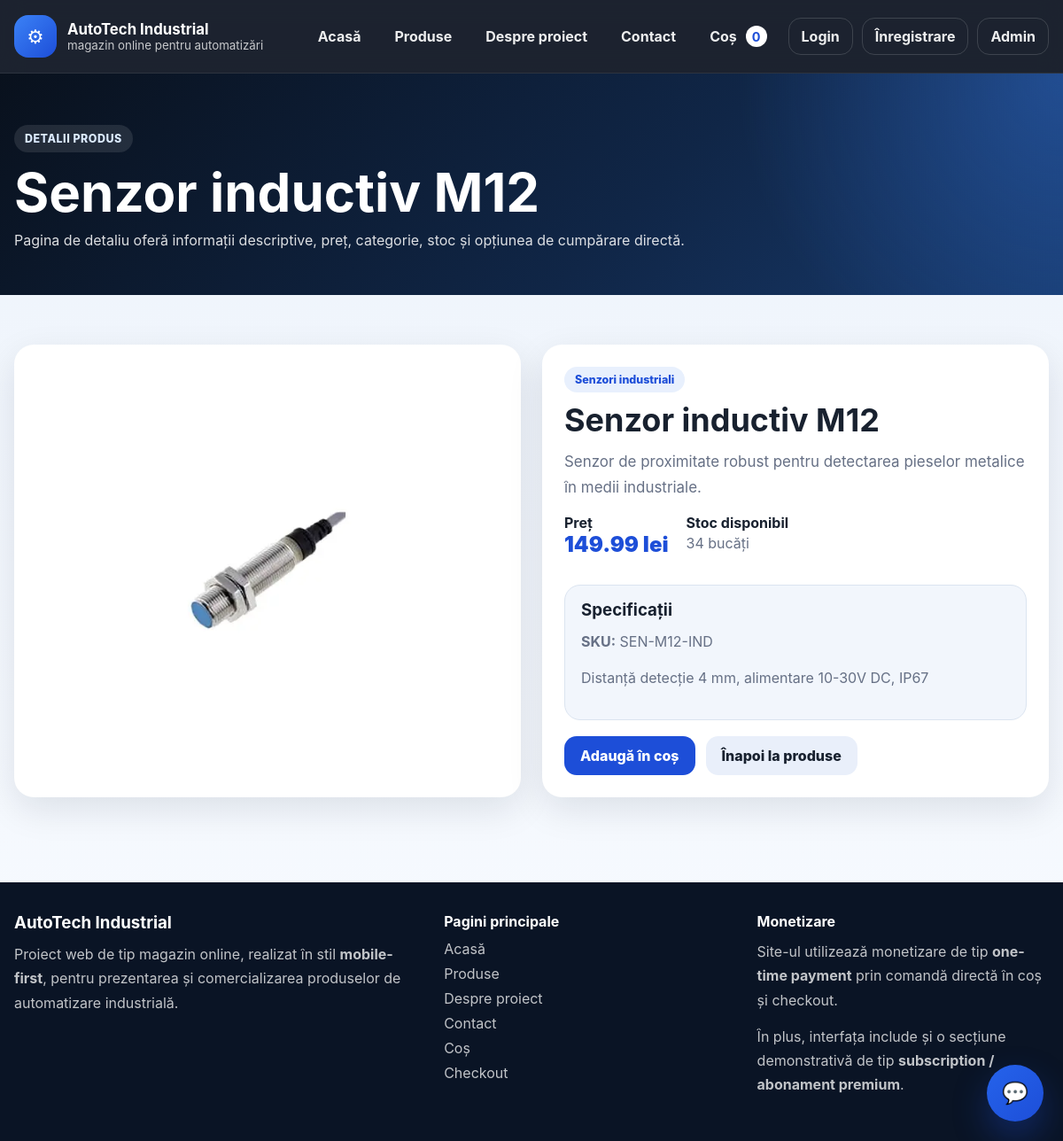
Page /produs/2 on the committed database.
### tables this page shows
CREATE TABLE products (
            id INTEGER PRIMARY KEY AUTOINCREMENT,
            category_id INTEGER NOT NULL,
            name TEXT NOT NULL,
            description TEXT,
            sku TEXT UNIQUE,
            price REAL NOT NULL,
            stock INTEGER NOT NULL DEFAULT 0,
            image TEXT,
            is_active INTEGER NOT NULL DEFAULT 1,
            featured INTEGER NOT NULL DEFAULT 0,
            specs TEXT,
            FOREIGN KEY(category_id) REFERENCES categories(id)
        );

CREATE TABLE categories (
            id INTEGER PRIMARY KEY AUTOINCREMENT,
            name TEXT NOT NULL,
            slug TEXT NOT NULL UNIQUE
        );

### app.py (the view)
@app.route('/produs/<int:product_id>')
def product_detail(product_id: int):
    db = get_db()
    product = db.execute(
        '''
        SELECT p.*, c.name AS category_name, c.slug AS category_slug
        FROM products p
        JOIN categories c ON c.id = p.category_id
        WHERE p.id = ?
        ''',
        (product_id,),
    ).fetchone()
    if not product:
        flash('Produsul nu există.', 'danger')
        return redirect(url_for('products'))
    related = db.execute(
        '''
        SELECT id, name, price, image
        FROM products
        WHERE is_active = 1 AND category_id = ? AND id != ?
        ORDER BY id DESC
        LIMIT 3
        ''',
        (product['category_id'], product_id),
    ).fetchall()
    return render_template('product_detail.html', product=product, related=related)

### app.py (called while the page is built)
def get_db() -> sqlite3.Connection:
    if 'db' not in g:
        conn = sqlite3.connect(DB_PATH)
        conn.row_factory = sqlite3.Row
        g.db = conn
    return g.db

@app.before_request
def before_request() -> None:
    cleanup_old_orders()

def get_cart() -> dict[str, int]:
    cart = session.get('cart')
    if not isinstance(cart, dict):
        cart = {}
        session['cart'] = cart
    return cart

def cart_count() -> int:
    return sum(int(v) for v in get_cart().values())

def current_user() -> sqlite3.Row | None:
    user_id = session.get('user_id')
    if not user_id:
        return None
    return get_db().execute('SELECT * FROM users WHERE id = ?', (user_id,)).fetchone()

@app.context_processor
def inject_globals() -> dict[str, Any]:
    return {
        'cart_count': cart_count(),
        'logged_user': current_user(),
    }

### templates/product_detail.html (shortened to what this page needs)
{% extends 'base.html' %}
{% block content %}
<section class="page-hero slim">
    <div class="container">
        <span class="eyebrow">Detalii produs</span>
        <h1>{{ product.name }}</h1>
        <p>
            Pagina de detaliu oferă informații descriptive, preț, categorie, stoc și opțiunea de cumpărare directă.
        </p>
    </div>
</section>
<section class="section">
    <div class="container detail-layout">
        <div class="card detail-image">
            <img src="{{ url_for('static', filename='images/' ~ product.image) }}" alt="{{ product.name }}">
        </div>
        <div class="card detail-content">
            {% if product.category_name %}
            <span class="pill">{{ product.category_name }}</span>
            {% endif %}
            <h2>{{ product.name }}</h2>
            <p class="lead">{{ product.description }}</p>
            <div class="detail-meta">
                <div>
                    <strong>Preț</strong>
                    <div class="price-box">{{ '%.2f'|format(product.price) }} lei</div>
                </div>
                <div>
                    <strong>Stoc disponibil</strong>
                    <p>{{ product.stock }} bucăți</p>
                </div>
            </div>
            {% if product.sku or product.specs %}
            <div class="spec-box">
                <h3>Specificații</h3>
                {% if product.sku %}
                <p><strong>SKU:</strong> {{ product.sku }}</p>
                {% endif %}
                {% if product.specs %}
                <p>{{ product.specs }}</p>
                {% endif %}
            </div>
            {% endif %}
            <div class="product-actions">
                <a href="{{ url_for('add_to_cart', product_id=product.id) }}" class="btn btn-primary">Adaugă în coș</a>
                <a href="{{ url_for('products') }}" class="btn btn-light">Înapoi la produse</a>
            </div>
        </div>
    </div>
</section>
{% endblock %}

### static/css/style.css (style rules this page uses)
:root { --bg: #0b1220; --surface: #ffffff; --surface-2: #f2f6fc; --text: #18212f; --muted: #667085; --line: #dbe4f0; --primary: #1d4ed8; --primary-dark: #173ea8; --danger: #dc2626; --success: #16a34a; --warning: #f59e0b; --shadow: 0 14px 40px rgba(14, 24, 44, 0.1); --radius: 22px; }
* { box-sizing: border-box; }
html { scroll-behavior: smooth; }
body { margin: 0; color: var(--text); background: linear-gradient(180deg, #edf3fb 0%, #f8fbff 100%); font-family: Inter, Arial, Helvetica, sans-serif; }
a { color: inherit; text-decoration: none; }
img { max-width: 100%; display: block; }
.container { width: min(1180px, calc(100% - 32px)); margin: 0 auto; }
.hero, .page-hero { color: white; background: radial-gradient(circle at top right, rgba(59,130,246,.35), transparent 30%), linear-gradient(135deg, #09111d, #102647 60%, #17396b); }
.page-hero { padding: 58px 0 34px; }
.page-hero.slim h1 { margin-bottom: 8px; }
.hero-grid, .two-col-grid, .detail-layout, .cart-grid, .info-grid, .three-col-grid { display: grid; gap: 24px; }
.two-col-grid, .detail-layout, .cart-grid, .info-grid, .three-col-grid { grid-template-columns: 1fr; }
.eyebrow { display: inline-block; margin-bottom: 12px; padding: 8px 12px; border-radius: 999px; background: rgba(255,255,255,.1); color: #dbeafe; font-weight: 800; letter-spacing: .04em; text-transform: uppercase; font-size: .78rem; }
h1, h2, h3, h4 { margin: 0 0 12px; line-height: 1.1; }
h1 { font-size: clamp(2rem, 5vw, 3.8rem); }
h2 { font-size: clamp(1.6rem, 3vw, 2.4rem); }
p { color: var(--muted); line-height: 1.7; margin: 0 0 14px; }
.hero p, .page-hero p { color: rgba(255,255,255,.86); }
.card { background: var(--surface); border-radius: var(--radius); box-shadow: var(--shadow); border: 1px solid rgba(255,255,255,.65); }
.hero-panel, .info-card, .form-card, .summary-card, .sidebar-card, .table-card, .detail-content, .detail-image { padding: 24px; }
.section { padding: 56px 0; }
.btn { display: inline-flex; justify-content: center; align-items: center; gap: 10px; border: none; border-radius: 14px; padding: 12px 18px; font-weight: 800; cursor: pointer; }
.btn-primary { background: var(--primary); color: white; }
.btn-secondary, .btn-light { background: #e9effa; color: var(--text); }
.hero-actions, .product-actions, .admin-actions, .premium-actions { display: flex; flex-wrap: wrap; gap: 12px; }
.image-box img, .detail-image img { max-height: 220px; object-fit: contain; }
.pill { display: inline-flex; padding: 7px 12px; border-radius: 999px; background: #e8f0fd; color: var(--primary); font-size: .78rem; font-weight: 800; margin-bottom: 12px; }
.product-meta strong, .price-box, .summary-total { color: var(--primary); font-size: 1.5rem; font-weight: 900; }
.detail-image { display: grid; place-items: center; min-height: 420px; }
.detail-content .lead { font-size: 1.06rem; }
.detail-meta { display: flex; flex-wrap: wrap; gap: 20px; margin: 16px 0; }
.spec-box { background: var(--surface-2); border: 1px solid var(--line); border-radius: 18px; padding: 18px; margin: 18px 0; }
@media (min-width: 821px) { .hero-grid, .two-col-grid, .detail-layout, .cart-grid, .catalog-layout, .footer-grid { grid-template-columns: repeat(2, minmax(0, 1fr)); } }

### rows in the picture
products: name "Senzor inductiv M12", image (picture), description "Senzor de proximitate robust pentru detectarea pieselor metalice în medii industriale.", price "149.99", stock "34", sku "SEN-M12-IND", specs "Distanță detecție 4 mm, alimentare 10-30V DC, IP67"
categories: category_name "Senzori industriali"

### other values in the picture
{{ cart_count }} "0"
